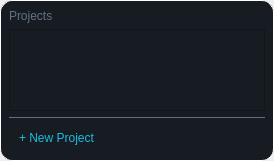
<?xml version="1.0" encoding="UTF-8"?>
<ui version="4.0">
 <class>ProjectsWidgetClass</class>
 <widget class="QDialog" name="ProjectsWidgetClass">
  <property name="geometry">
   <rect>
    <x>0</x>
    <y>0</y>
    <width>274</width>
    <height>161</height>
   </rect>
  </property>
  <property name="windowTitle">
   <string>ProjectsWidget</string>
  </property>
  <property name="styleSheet">
   <string notr="true">#mainWidget {
  background: #171B22;
  border: 1px solid white;
  border-radius: 12px;
}

QLabel {
  color: #647081;
}

#line {
    max-height: 1px;
    min-height: 1px;
    background-color: #647081;
    border: none;
}

#newProjectButton {
  color: #19BDDE;
  background: transparent;
  text-align: left;
  padding-left: 10px;
  border: none;
  border-radius: 8px;
}

#newProjectButton:hover {
  background-color: #303541;
  color: white;
}

QListWidget {
  background: #171B22;
  color: white;
}

QListWidget::item:hover {
        background-color: #647081;
}
</string>
  </property>
  <layout class="QVBoxLayout" name="verticalLayout">
   <property name="spacing">
    <number>0</number>
   </property>
   <property name="leftMargin">
    <number>0</number>
   </property>
   <property name="topMargin">
    <number>0</number>
   </property>
   <property name="rightMargin">
    <number>0</number>
   </property>
   <property name="bottomMargin">
    <number>0</number>
   </property>
   <item>
    <widget class="QWidget" name="mainWidget" native="true">
     <layout class="QVBoxLayout" name="verticalLayout_2">
      <property name="leftMargin">
       <number>9</number>
      </property>
      <property name="topMargin">
       <number>9</number>
      </property>
      <property name="rightMargin">
       <number>9</number>
      </property>
      <property name="bottomMargin">
       <number>9</number>
      </property>
      <item>
       <widget class="QLabel" name="label">
        <property name="text">
         <string>Projects</string>
        </property>
       </widget>
      </item>
      <item>
       <widget class="QListWidget" name="listWidget">
        <property name="editTriggers">
         <set>QAbstractItemView::EditTrigger::NoEditTriggers</set>
        </property>
       </widget>
      </item>
      <item>
       <widget class="Line" name="line">
        <property name="orientation">
         <enum>Qt::Orientation::Horizontal</enum>
        </property>
       </widget>
      </item>
      <item>
       <widget class="QPushButton" name="newProjectButton">
        <property name="minimumSize">
         <size>
          <width>0</width>
          <height>28</height>
         </size>
        </property>
        <property name="maximumSize">
         <size>
          <width>16777215</width>
          <height>28</height>
         </size>
        </property>
        <property name="cursor">
         <cursorShape>PointingHandCursor</cursorShape>
        </property>
        <property name="text">
         <string>+ New Project</string>
        </property>
        <property name="autoDefault">
         <bool>false</bool>
        </property>
       </widget>
      </item>
     </layout>
    </widget>
   </item>
  </layout>
 </widget>
 <layoutdefault spacing="6" margin="11"/>
 <resources/>
 <connections>
  <connection>
   <sender>newProjectButton</sender>
   <signal>clicked()</signal>
   <receiver>ProjectsWidgetClass</receiver>
   <slot>onNewProject()</slot>
   <hints>
    <hint type="sourcelabel">
     <x>136</x>
     <y>117</y>
    </hint>
    <hint type="destinationlabel">
     <x>136</x>
     <y>70</y>
    </hint>
   </hints>
  </connection>
 </connections>
 <slots>
  <slot>onNewProject()</slot>
 </slots>
</ui>
